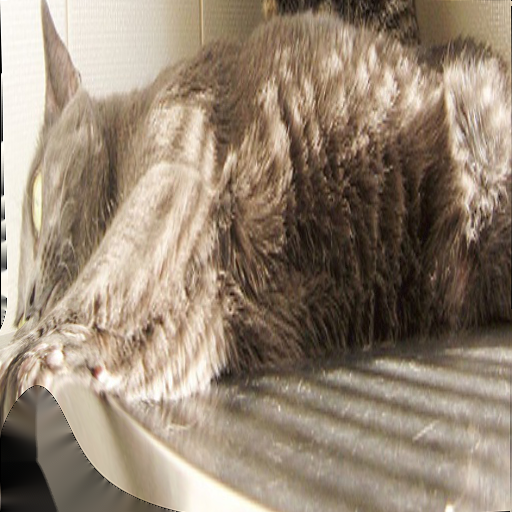

The script that saved this image:
# """Script for multi-gpu training for incremental learing."""
import json
import os
import shutil
import random
from copy import deepcopy

import cv2
import numpy as np
import pandas as pd
import matplotlib.pyplot as plt
import matplotlib.patches as patches
from matplotlib import cm
from PIL import Image
import PIL.ImageDraw as ImageDraw

from dppy.finite_dpps import FiniteDPP

import torch
import torch.nn as nn
import torchvision
import torch.utils.data
import torchvision.models as models

from tensorboardX import SummaryWriter
from tqdm import tqdm

from torchsummary import summary

from alphapose.models import builder

# from alphapose.opt import cfg, logger, opt
from alphapose.utils.logger import board_writing, debug_writing
from alphapose.utils.metrics import DataLogger, calc_accuracy
from alphapose.utils.transforms import get_max_pred_batch
from transforms_utils import get_max_pred
from animal_data_loader import AnimalDatasetCombined, ToTensor

import thinplate as tps
from ray.util.multiprocessing import Pool

from utils import *

# df1 = pd.read_csv("/media2/het/Incremental_pose/data/updated_df_rotated_random_all_three_cat.csv")
# df2 = pd.read_csv("/media2/het/Incremental_pose/data/updated_df_rotated_random_all_three_dog.csv")
# df3 = pd.read_csv("/media2/het/Incremental_pose/data/updated_df_rotated_random_all_three_cow.csv")
# df4 = pd.read_csv("/media2/het/Incremental_pose/data/updated_df_rotated_random_all_three_horse.csv")
# df5 = pd.read_csv("/media2/het/Incremental_pose/data/updated_df_rotated_random_all_three_sheep.csv")

# df = pd.concat([df1, df2, df3, df4, df5])
# df.to_csv("/media2/het/Incremental_pose/data/updated_df_rotated_random_all_three.csv", index=False)
# print(df.head())

rotate_elbow_knee_limbs(
    input_dir="/media2/het/Incremental_pose/data/cropped_images",
    output_dir="/media2/het/Incremental_pose/data/temp/",
    input_csv_file="/media2/het/Incremental_pose/data/updated_df.csv",
    output_csv_file="/media2/het/Incremental_pose/data/updated_df_rotated_no_zero_padding_1.csv",
    animal_class="cow",
)


# """Script for multi-gpu training for incremental learing."""
# import json
# import os
# from copy import deepcopy

# import scipy.linalg as la

# import numpy as np
# import pandas as pd
# import matplotlib.pyplot as plt

# from sklearn.cluster import KMeans
# from sklearn.manifold import TSNE
# from sklearn.decomposition import PCA

# from dppy.finite_dpps import FiniteDPP
# from dppy.utils import example_eval_L_linear

# import torch
# import torch.nn as nn
# import torchvision
# import torch.utils.data
# from tensorboardX import SummaryWriter
# from tqdm import tqdm

# from alphapose.models import builder
# from alphapose.opt import cfg, logger, opt
# from alphapose.utils.logger import board_writing, debug_writing
# from alphapose.utils.metrics import DataLogger, calc_accuracy, get_max_pred_batch
# from transforms_utils import get_max_pred
# from animal_data_loader import AnimalDatasetCombined, ToTensor

# from utils import *
# from models import *

# num_gpu = torch.cuda.device_count()
# valid_batch = 1 * num_gpu
# if opt.sync:
#     norm_layer = nn.SyncBatchNorm
# else:
#     norm_layer = nn.BatchNorm2d

# def validate(m, val_loader, opt, cfg, writer, criterion, batch_size=1):
#     loss_logger_val = DataLogger()
#     acc_logger = DataLogger()

#     m.eval()

#     # val_loader = tqdm(val_loader, dynamic_ncols=True)

#     cnt = 0

#     for inps, labels, label_masks, _ in val_loader:
#         if isinstance(inps, list):
#             inps = [inp.cuda() for inp in inps]

#         else:
#             inps = inps.cuda()
#         labels = labels.cuda()
#         label_masks = label_masks.cuda()

#         output = m(inps)

#         final_img = np.zeros((128, 128))
#         final_img_pred = np.zeros((128, 128))

#         input_img = inps.cpu().numpy().transpose((0, 2, 3, 1))
#         input_img = np.squeeze(input_img, axis=0)

#         input_img = Image.fromarray(input_img.astype(np.uint8))
#         input_img.save(
#             os.path.join(
#                 "./temp/", "image" + "_{}.png".format(cnt)
#             )
#         )

#         for k in range(labels.shape[1]):
#             images = labels.cpu().numpy()[0][k]
#             final_img += images

#         plt.imsave(
#             os.path.join(
#                 "./temp/", "temp" + "_{}.png".format(cnt)
#             ),
#             final_img,
#             cmap="gray",
#         )

#         for k in range(output.shape[1]):
#             images = output.cpu().numpy()[0][k]
#             final_img_pred += images

#         plt.imsave(
#             os.path.join(
#                 "./temp/", "pred" + "_{}.png".format(cnt)
#             ),
#             final_img_pred,
#             cmap="gray",
#         )

#         acc = calc_accuracy(output.mul(label_masks), labels.mul(label_masks))

#         preds, _ = get_max_pred_batch(output.mul(label_masks).detach().cpu().numpy())
#         labels, _ = get_max_pred_batch(labels.mul(label_masks).detach().cpu().numpy())

#         # print(preds)

#         # print(labels)

#         # print(acc)

#         acc_logger.update(acc, batch_size)

#         # TQDM
#         # val_loader.set_description(
#         #     "Loss: {loss:.4f} acc: {acc:.4f}".format(
#         #         loss=loss_logger_val.avg, acc=acc_logger.avg
#         #     )
#         # )
#         if cnt == 10:
#             break

#         cnt+=1

#     # val_loader.close()
#     return loss_logger_val.avg, acc_logger.avg

# def main():
#     # List of keypoints used
#     # 0-2, 1-2, 0-3, 1-3, 5-13, 13-6, 8-14, 14-7, 11-15, 15-9, 12-16, 16-10  => 12 limbs

#     keypoint_names = [
#         "L_Eye",
#         "R_Eye",
#         "Nose",
#         "L_EarBase",
#         "R_EarBase",
#         "L_F_Elbow",
#         "L_F_Paw",
#         "R_F_Paw",
#         "R_F_Elbow",
#         "L_B_Paw",
#         "R_B_Paw",
#         "L_B_Elbow",
#         "R_B_Elbow",
#         "L_F_Knee",
#         "R_F_Knee",
#         "L_B_Knee",
#         "R_B_Knee",
#     ]

#     # Model Initialize
#     m = preset_model(cfg)
#     m = nn.DataParallel(m).cuda()

#     if cfg.MODEL.PRETRAINED:
#         logger.info(f"Loading model from {cfg.MODEL.PRETRAINED}...")
#         m.load_state_dict(torch.load(cfg.MODEL.PRETRAINED))

#     if len(cfg.ANIMAL_CLASS_INCREMENTAL) % cfg.INCREMENTAL_STEP != 0:
#         print(
#             "Number of classes for incremental step is not a multiple of the number of incremental steps!"
#         )
#         return

#     if cfg.LOSS.TYPE == "SmoothL1":
#         criterion = nn.SmoothL1Loss().cuda()
#     else:
#         criterion = builder.build_loss(cfg.LOSS).cuda()

#     writer = SummaryWriter(".tensorboard/{}-{}".format(opt.exp_id, cfg.FILE_NAME))

#     # generating base data loaders
#     annot_df = pd.read_csv(cfg.DATASET.ANNOT)

#     train_datasets = []
#     val_datasets = []

#     classes_till_now = []

#     filename_list_classes = {}

#     for animal_class in cfg.ANIMAL_CLASS_BASE:
#         classes_till_now.append(animal_class)
#         temp_df = annot_df.loc[annot_df["class"] == animal_class]

#         images_list = np.array(temp_df["filename"])
#         np.random.seed(121)
#         np.random.shuffle(images_list)

#         val_images_list = images_list[int(0.9 * len(images_list)) :]

#         val_tempset = AnimalDatasetCombined(
#             cfg.DATASET.IMAGES,
#             cfg.DATASET.ANNOT,
#             val_images_list,
#             input_size=(512, 512),
#             output_size=(128, 128),
#             transforms=torchvision.transforms.Compose([ToTensor()]),
#             train=False,
#         )

#         val_datasets.append(val_tempset)

#     base_valset = torch.utils.data.ConcatDataset(val_datasets)
#     base_val_loader = torch.utils.data.DataLoader(
#         base_valset, batch_size=cfg.TRAIN.VAL_BATCH_SIZE
#     )

#     # Prediction Test
#     with torch.no_grad():
#         val_loss, val_acc = validate(
#             m,
#             base_val_loader,
#             opt,
#             cfg,
#             writer,
#             criterion,
#             batch_size=cfg.TRAIN.VAL_BATCH_SIZE,
#         )


# def preset_model(cfg):
#     if cfg.MODEL.TYPE == "custom":
#         model = DeepLabCut()
#     else:
#         model = builder.build_sppe(cfg.MODEL, preset_cfg=cfg.DATA_PRESET)

#     logger.info("Create new model")
#     logger.info("=> init weights")
#     if cfg.MODEL.TYPE != "custom":
#         model._initialize()

#     return model


# if __name__ == "__main__":
#     main()
